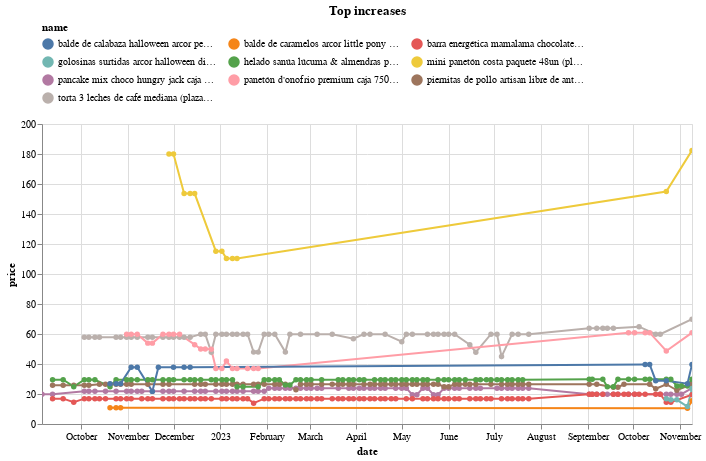

Source (notebook cell):
### Code cell
(top_changes_abs
 .sort_values('change')
 .tail(10)
 .pipe(plot_changes, 'Top increases')
)

### Figure 1 — Vega-Lite specification as saved in the notebook (floating-point values rounded to 4 significant figures; data arrays with more than 128 entries replaced by an {"elided": "..."} marker saying what was removed)
{"config": {"view": {"continuousWidth": 300, "continuousHeight": 300}, "legend": {"columns": 3, "orient": "top"}}, "data": {"name": "data-484e84fe0bcbfc13761a6a233351d514"}, "mark": {"type": "line", "point": true}, "encoding": {"color": {"field": "name", "scale": {"domain": ["balde de calabaza halloween arcor peppa paquete 100g (plaza_vea)", "balde de caramelos arcor little pony paquete 92g (plaza_vea)", "barra energética mamalama chocolate bitter y maca caja 5un (plaza_vea)", "golosinas surtidas arcor halloween display 268g (plaza_vea)", "helado sanúa lúcuma & almendras pote 300g (plaza_vea)", "mini panetón costa paquete 48un (plaza_vea)", "pancake mix choco hungry jack caja 794g (plaza_vea)", "panetón d'onofrio premium caja 750g (plaza_vea)", "piernitas de pollo artisan libre de antibióticos x kg (plaza_vea)", "torta 3 leches de café mediana (plaza_vea)"]}, "type": "nominal"}, "tooltip": [{"field": "name", "type": "nominal"}, {"field": "price", "type": "quantitative"}, {"field": "last_price", "type": "quantitative"}], "x": {"field": "date", "type": "temporal"}, "y": {"field": "price", "type": "quantitative"}}, "params": [{"name": "param_11", "select": {"type": "point", "fields": ["name"]}, "bind": "legend"}, {"name": "param_12", "select": {"type": "interval", "encodings": ["x", "y"]}, "bind": "scales"}], "title": "Top increases", "transform": [{"filter": {"param": "param_11"}}], "width": 650, "$schema": "https://vega.github.io/schema/vega-lite/v5.15.1.json", "datasets": {"data-484e84fe0bcbfc13761a6a233351d514": {"elided": "479 records"}}}
